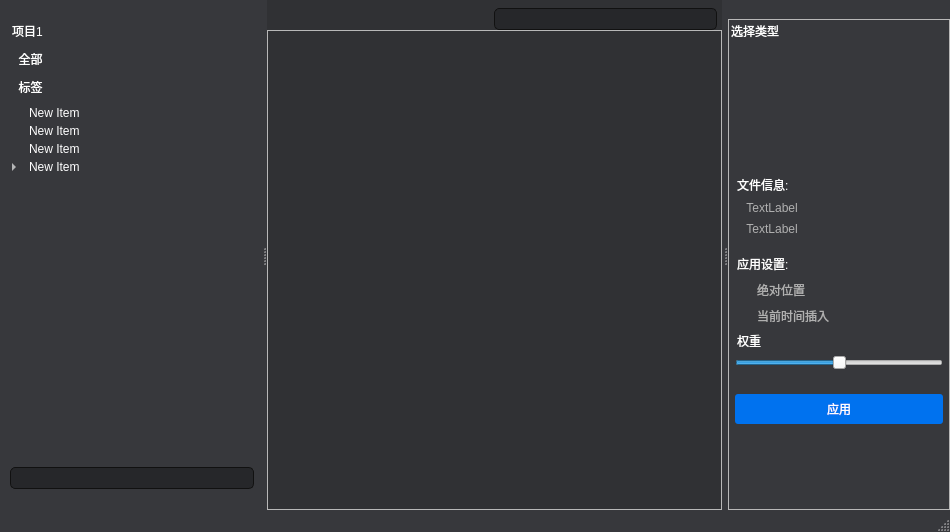
<?xml version="1.0" encoding="UTF-8"?>
<ui version="4.0">
 <class>MainWindow</class>
 <widget class="QMainWindow" name="MainWindow">
  <property name="geometry">
   <rect>
    <x>0</x>
    <y>0</y>
    <width>950</width>
    <height>532</height>
   </rect>
  </property>
  <property name="windowTitle">
   <string>MainWindow</string>
  </property>
  <property name="styleSheet">
   <string notr="true">QMainWindow
{
background-color:rgb(55, 56, 60);

border: 0px solid rgb(17, 17, 17);
}    
</string>
  </property>
  <property name="toolButtonStyle">
   <enum>Qt::ToolButtonIconOnly</enum>
  </property>
  <widget class="QWidget" name="centralwidget">
   <layout class="QVBoxLayout" name="verticalLayout_2">
    <property name="spacing">
     <number>0</number>
    </property>
    <property name="leftMargin">
     <number>0</number>
    </property>
    <property name="topMargin">
     <number>0</number>
    </property>
    <property name="rightMargin">
     <number>0</number>
    </property>
    <property name="bottomMargin">
     <number>0</number>
    </property>
    <item>
     <layout class="QVBoxLayout" name="verticalLayout" stretch="0">
      <property name="spacing">
       <number>0</number>
      </property>
      <item>
       <widget class="QFrame" name="main_frame">
        <property name="styleSheet">
         <string notr="true">QFrame#main_frame{
	background-color:rgba(10,225,225,225);
	border-radius:0px;
}</string>
        </property>
        <property name="frameShape">
         <enum>QFrame::StyledPanel</enum>
        </property>
        <property name="frameShadow">
         <enum>QFrame::Raised</enum>
        </property>
        <layout class="QVBoxLayout" name="verticalLayout_11">
         <property name="spacing">
          <number>0</number>
         </property>
         <property name="leftMargin">
          <number>0</number>
         </property>
         <property name="topMargin">
          <number>0</number>
         </property>
         <property name="rightMargin">
          <number>0</number>
         </property>
         <property name="bottomMargin">
          <number>0</number>
         </property>
         <item>
          <layout class="QHBoxLayout" name="horizontalLayout_3">
           <property name="spacing">
            <number>0</number>
           </property>
           <property name="leftMargin">
            <number>0</number>
           </property>
           <property name="topMargin">
            <number>0</number>
           </property>
           <property name="rightMargin">
            <number>0</number>
           </property>
           <property name="bottomMargin">
            <number>0</number>
           </property>
          </layout>
         </item>
         <item>
          <layout class="QHBoxLayout" name="horizontalLayout_2" stretch="0">
           <property name="spacing">
            <number>0</number>
           </property>
           <item>
            <layout class="QVBoxLayout" name="UI_Library" stretch="0">
             <property name="topMargin">
              <number>0</number>
             </property>
             <item>
              <widget class="QFrame" name="UI_Library_frame">
               <property name="styleSheet">
                <string notr="true">QFrame#UI_Library_frame{
	background-color:rgb(48, 49, 52);
	border-radius:0px;
}</string>
               </property>
               <property name="frameShape">
                <enum>QFrame::StyledPanel</enum>
               </property>
               <property name="frameShadow">
                <enum>QFrame::Raised</enum>
               </property>
               <layout class="QVBoxLayout" name="verticalLayout_6">
                <property name="spacing">
                 <number>0</number>
                </property>
                <property name="leftMargin">
                 <number>0</number>
                </property>
                <property name="topMargin">
                 <number>5</number>
                </property>
                <property name="rightMargin">
                 <number>0</number>
                </property>
                <property name="bottomMargin">
                 <number>0</number>
                </property>
                <item>
                 <layout class="QVBoxLayout" name="verticalLayout_9" stretch="0,1">
                  <property name="spacing">
                   <number>0</number>
                  </property>
                  <property name="topMargin">
                   <number>0</number>
                  </property>
                  <item>
                   <layout class="QHBoxLayout" name="horizontalLayout_4">
                    <property name="spacing">
                     <number>0</number>
                    </property>
                    <property name="leftMargin">
                     <number>3</number>
                    </property>
                    <property name="topMargin">
                     <number>3</number>
                    </property>
                    <property name="rightMargin">
                     <number>5</number>
                    </property>
                    <property name="bottomMargin">
                     <number>0</number>
                    </property>
                    <item>
                     <spacer name="horizontalSpacer_2">
                      <property name="orientation">
                       <enum>Qt::Horizontal</enum>
                      </property>
                      <property name="sizeHint" stdset="0">
                       <size>
                        <width>5</width>
                        <height>5</height>
                       </size>
                      </property>
                     </spacer>
                    </item>
                    <item>
                     <widget class="QLineEdit" name="lineEdit">
                      <property name="autoFillBackground">
                       <bool>false</bool>
                      </property>
                      <property name="styleSheet">
                       <string notr="true">QLineEdit{
background-color: rgb(38, 39, 42);
color:rgb(255, 255, 255);
border-radius: 5px; 
border: 1px solid rgb(17, 17, 17);
padding: 2px;
}
</string>
                      </property>
                      <property name="inputMethodHints">
                       <set>Qt::ImhNone</set>
                      </property>
                      <property name="text">
                       <string/>
                      </property>
                     </widget>
                    </item>
                   </layout>
                  </item>
                  <item>
                   <widget class="QFrame" name="frame_2">
                    <property name="frameShape">
                     <enum>QFrame::StyledPanel</enum>
                    </property>
                    <property name="frameShadow">
                     <enum>QFrame::Raised</enum>
                    </property>
                    <layout class="QVBoxLayout" name="verticalLayout_10" stretch="0">
                     <property name="spacing">
                      <number>0</number>
                     </property>
                     <property name="leftMargin">
                      <number>3</number>
                     </property>
                     <property name="topMargin">
                      <number>3</number>
                     </property>
                     <property name="rightMargin">
                      <number>3</number>
                     </property>
                     <property name="bottomMargin">
                      <number>3</number>
                     </property>
                     <item>
                      <widget class="QScrollArea" name="scrollArea">
                       <property name="styleSheet">
                        <string notr="true">QAbstractScrollArea
{
background-color: transparent;
border: 0px solid rgb(17, 17, 17);
}    

QWidget#scrollAreaWidgetContents{
background-color: transparent; /*or a colour*/
}</string>
                       </property>
                       <property name="widgetResizable">
                        <bool>true</bool>
                       </property>
                       <widget class="QWidget" name="scrollAreaWidgetContents">
                        <property name="geometry">
                         <rect>
                          <x>0</x>
                          <y>0</y>
                          <width>442</width>
                          <height>440</height>
                         </rect>
                        </property>
                        <layout class="QHBoxLayout" name="horizontalLayout_5">
                         <property name="spacing">
                          <number>0</number>
                         </property>
                         <property name="leftMargin">
                          <number>0</number>
                         </property>
                         <property name="topMargin">
                          <number>0</number>
                         </property>
                         <property name="rightMargin">
                          <number>0</number>
                         </property>
                         <property name="bottomMargin">
                          <number>0</number>
                         </property>
                         <item>
                          <layout class="QFormLayout" name="formLayout_2">
                           <property name="horizontalSpacing">
                            <number>6</number>
                           </property>
                           <property name="verticalSpacing">
                            <number>6</number>
                           </property>
                           <item row="1" column="0">
                            <widget class="QFrame" name="frame_4">
                             <property name="frameShape">
                              <enum>QFrame::StyledPanel</enum>
                             </property>
                             <property name="frameShadow">
                              <enum>QFrame::Raised</enum>
                             </property>
                            </widget>
                           </item>
                          </layout>
                         </item>
                        </layout>
                       </widget>
                      </widget>
                     </item>
                    </layout>
                   </widget>
                  </item>
                 </layout>
                </item>
               </layout>
              </widget>
             </item>
            </layout>
           </item>
          </layout>
         </item>
         <item>
          <layout class="QHBoxLayout" name="horizontalLayout">
           <property name="spacing">
            <number>0</number>
           </property>
           <property name="leftMargin">
            <number>0</number>
           </property>
           <property name="topMargin">
            <number>0</number>
           </property>
           <property name="rightMargin">
            <number>0</number>
           </property>
           <property name="bottomMargin">
            <number>0</number>
           </property>
          </layout>
         </item>
        </layout>
       </widget>
      </item>
     </layout>
    </item>
   </layout>
  </widget>
  <widget class="QMenuBar" name="UI_Main">
   <property name="geometry">
    <rect>
     <x>0</x>
     <y>0</y>
     <width>950</width>
     <height>21</height>
    </rect>
   </property>
  </widget>
  <widget class="QStatusBar" name="statusbar"/>
  <widget class="QDockWidget" name="dockWidget_3">
   <property name="styleSheet">
    <string notr="true">QDockWidget
{
background-color: transparent;
border: 0px solid rgb(17, 17, 17);
}    
QWidget#dockWidgetContents_3{
background-color: transparent; /*or a colour*/
}</string>
   </property>
   <property name="features">
    <set>QDockWidget::NoDockWidgetFeatures</set>
   </property>
   <property name="windowTitle">
    <string/>
   </property>
   <attribute name="dockWidgetArea">
    <number>1</number>
   </attribute>
   <widget class="QWidget" name="dockWidgetContents_3">
    <layout class="QVBoxLayout" name="verticalLayout_4">
     <property name="spacing">
      <number>0</number>
     </property>
     <property name="leftMargin">
      <number>0</number>
     </property>
     <property name="topMargin">
      <number>0</number>
     </property>
     <property name="rightMargin">
      <number>0</number>
     </property>
     <property name="bottomMargin">
      <number>0</number>
     </property>
     <item>
      <widget class="QFrame" name="frame">
       <property name="sizePolicy">
        <sizepolicy hsizetype="Preferred" vsizetype="Preferred">
         <horstretch>0</horstretch>
         <verstretch>0</verstretch>
        </sizepolicy>
       </property>
       <property name="styleSheet">
        <string notr="true">QFrame{
background-color: transparent;

}</string>
       </property>
       <property name="frameShape">
        <enum>QFrame::StyledPanel</enum>
       </property>
       <property name="frameShadow">
        <enum>QFrame::Raised</enum>
       </property>
       <layout class="QVBoxLayout" name="verticalLayout_7" stretch="0,0,1,0,0">
        <property name="spacing">
         <number>6</number>
        </property>
        <property name="leftMargin">
         <number>0</number>
        </property>
        <property name="topMargin">
         <number>0</number>
        </property>
        <property name="rightMargin">
         <number>0</number>
        </property>
        <property name="bottomMargin">
         <number>0</number>
        </property>
        <item>
         <layout class="QHBoxLayout" name="horizontalLayout_8">
          <property name="leftMargin">
           <number>9</number>
          </property>
          <item>
           <widget class="QPushButton" name="pushButton_3">
            <property name="styleSheet">
             <string notr="true">QPushButton {
    background-color:transparent;
	color: rgb(255, 255, 255);
    border-style: outset;
    border-width: 0px;
    border-radius: 3px;
    border-color: beige;

    padding: 2px;
	text-align:left
}
QPushButton:hover {
    background-color: rgb(150, 150, 150);
}
QPushButton:pressed {
    background-color:  rgb(210, 210, 210);
    border-style: inset;
}</string>
            </property>
            <property name="text">
             <string>项目1</string>
            </property>
            <property name="icon">
             <iconset resource="img.qrc">
              <normaloff>:/icons/icons/folder-3-line.png</normaloff>:/icons/icons/folder-3-line.png</iconset>
            </property>
            <property name="iconSize">
             <size>
              <width>24</width>
              <height>24</height>
             </size>
            </property>
           </widget>
          </item>
          <item>
           <spacer name="horizontalSpacer">
            <property name="orientation">
             <enum>Qt::Horizontal</enum>
            </property>
            <property name="sizeHint" stdset="0">
             <size>
              <width>40</width>
              <height>20</height>
             </size>
            </property>
           </spacer>
          </item>
         </layout>
        </item>
        <item>
         <layout class="QVBoxLayout" name="verticalLayout_13">
          <property name="leftMargin">
           <number>9</number>
          </property>
          <item>
           <widget class="QPushButton" name="pushButton_17">
            <property name="styleSheet">
             <string notr="true">QPushButton {
    background-color:transparent;
	color: rgb(255, 255, 255);
    border-style: outset;
    border-width: 0px;
    border-radius: 3px;
    border-color: beige;
    padding: 2px;
	text-align:left
}
QPushButton:hover {
    background-color: rgb(150, 150, 150);
}
QPushButton:pressed {
    background-color:  rgb(210, 210, 210);
    border-style: inset;
}</string>
            </property>
            <property name="text">
             <string>  全部</string>
            </property>
           </widget>
          </item>
          <item>
           <widget class="QPushButton" name="pushButton_18">
            <property name="styleSheet">
             <string notr="true">QPushButton {
    background-color:transparent;
	color: rgb(255, 255, 255);
    border-style: outset;
    border-width: 0px;
    border-radius: 3px;
    border-color: beige;
    padding: 2px;
	text-align:left
}
QPushButton:hover {
    background-color: rgb(150, 150, 150);
}
QPushButton:pressed {
    background-color:  rgb(210, 210, 210);
    border-style: inset;
}</string>
            </property>
            <property name="text">
             <string>  标签</string>
            </property>
           </widget>
          </item>
         </layout>
        </item>
        <item>
         <layout class="QVBoxLayout" name="verticalLayout_8">
          <property name="leftMargin">
           <number>3</number>
          </property>
          <item>
           <widget class="QTreeWidget" name="treeWidget">
            <property name="sizePolicy">
             <sizepolicy hsizetype="Expanding" vsizetype="Expanding">
              <horstretch>0</horstretch>
              <verstretch>0</verstretch>
             </sizepolicy>
            </property>
            <property name="styleSheet">
             <string notr="true">QTreeWidget
{
background-color: transparent;
color:rgb(255, 255, 255);
border: 0px solid rgb(17, 17, 17);
}    
QTreeWidget::item {
    background-color:transparent;
	color: rgb(255, 255, 255);
    border-style: outset;
    border-width: 0px;
    border-radius: 3px;
    border-color: beige;
    padding: 2px;
	text-align:left
}
QTreeWidget::item:hover {
    background-color: rgb(150, 150, 150);
}
QTreeWidget::item:pressed {
    background-color:  rgb(210, 210, 210);
    border-style: inset;
}

</string>
            </property>
            <property name="headerHidden">
             <bool>true</bool>
            </property>
            <column>
             <property name="text">
              <string>New Column</string>
             </property>
            </column>
            <item>
             <property name="text">
              <string>New Item</string>
             </property>
            </item>
            <item>
             <property name="text">
              <string>New Item</string>
             </property>
            </item>
            <item>
             <property name="text">
              <string>New Item</string>
             </property>
            </item>
            <item>
             <property name="text">
              <string>New Item</string>
             </property>
             <item>
              <property name="text">
               <string>New Subitem</string>
              </property>
             </item>
             <item>
              <property name="text">
               <string>New Item</string>
              </property>
             </item>
             <item>
              <property name="text">
               <string>New Item</string>
              </property>
             </item>
             <item>
              <property name="text">
               <string>New Item</string>
              </property>
              <item>
               <property name="text">
                <string>New Subitem</string>
               </property>
              </item>
              <item>
               <property name="text">
                <string>New Item</string>
               </property>
              </item>
              <item>
               <property name="text">
                <string>New Item</string>
               </property>
              </item>
             </item>
            </item>
           </widget>
          </item>
         </layout>
        </item>
        <item>
         <layout class="QHBoxLayout" name="horizontalLayout_7">
          <property name="spacing">
           <number>3</number>
          </property>
          <property name="leftMargin">
           <number>9</number>
          </property>
          <property name="topMargin">
           <number>0</number>
          </property>
          <property name="rightMargin">
           <number>6</number>
          </property>
          <property name="bottomMargin">
           <number>0</number>
          </property>
          <item>
           <widget class="QLineEdit" name="lineEdit_2">
            <property name="styleSheet">
             <string notr="true">QLineEdit{
background-color: rgb(38, 39, 42);
color:rgb(255, 255, 255);
border-radius: 5px; 
border: 1px solid rgb(17, 17, 17);
padding: 2px;
}
</string>
            </property>
            <property name="text">
             <string/>
            </property>
           </widget>
          </item>
         </layout>
        </item>
        <item>
         <spacer name="horizontalSpacer_4">
          <property name="orientation">
           <enum>Qt::Horizontal</enum>
          </property>
          <property name="sizeHint" stdset="0">
           <size>
            <width>122</width>
            <height>20</height>
           </size>
          </property>
         </spacer>
        </item>
       </layout>
      </widget>
     </item>
    </layout>
   </widget>
  </widget>
  <widget class="QDockWidget" name="dockWidget_4">
   <property name="styleSheet">
    <string notr="true">QDockWidget
{
background-color: transparent;
border: 0px solid rgb(17, 17, 17);
}    
QWidget#dockWidgetContents_4{
background-color: transparent; /*or a colour*/
}</string>
   </property>
   <property name="features">
    <set>QDockWidget::NoDockWidgetFeatures</set>
   </property>
   <attribute name="dockWidgetArea">
    <number>2</number>
   </attribute>
   <widget class="QWidget" name="dockWidgetContents_4">
    <layout class="QVBoxLayout" name="verticalLayout_3">
     <property name="spacing">
      <number>0</number>
     </property>
     <property name="leftMargin">
      <number>0</number>
     </property>
     <property name="topMargin">
      <number>0</number>
     </property>
     <property name="rightMargin">
      <number>0</number>
     </property>
     <property name="bottomMargin">
      <number>0</number>
     </property>
     <item>
      <widget class="QFrame" name="frame_3">
       <property name="sizePolicy">
        <sizepolicy hsizetype="Expanding" vsizetype="Expanding">
         <horstretch>0</horstretch>
         <verstretch>0</verstretch>
        </sizepolicy>
       </property>
       <property name="frameShape">
        <enum>QFrame::StyledPanel</enum>
       </property>
       <property name="frameShadow">
        <enum>QFrame::Raised</enum>
       </property>
       <layout class="QVBoxLayout" name="verticalLayout_12">
        <property name="spacing">
         <number>3</number>
        </property>
        <property name="leftMargin">
         <number>0</number>
        </property>
        <property name="topMargin">
         <number>0</number>
        </property>
        <property name="rightMargin">
         <number>0</number>
        </property>
        <property name="bottomMargin">
         <number>0</number>
        </property>
        <item>
         <layout class="QVBoxLayout" name="verticalLayout_5">
          <item>
           <widget class="QPushButton" name="pushButton">
            <property name="enabled">
             <bool>false</bool>
            </property>
            <property name="styleSheet">
             <string notr="true">QPushButton {
    background-color:transparent;
	color: rgb(255, 255, 255);
    border-style: outset;
    border-width: 0px;
    border-radius: 3px;
    border-color: beige;
    padding: 2px;
	text-align:left
}
QPushButton:hover {
    background-color: rgb(150, 150, 150);
}
QPushButton:pressed {
    background-color:  rgb(210, 210, 210);
    border-style: inset;
}

</string>
            </property>
            <property name="text">
             <string>选择类型</string>
            </property>
           </widget>
          </item>
         </layout>
        </item>
        <item>
         <layout class="QVBoxLayout" name="verticalLayout_17">
          <property name="topMargin">
           <number>10</number>
          </property>
          <property name="rightMargin">
           <number>6</number>
          </property>
          <property name="bottomMargin">
           <number>10</number>
          </property>
          <item>
           <widget class="QPushButton" name="pushButton_15">
            <property name="minimumSize">
             <size>
              <width>100</width>
              <height>100</height>
             </size>
            </property>
            <property name="styleSheet">
             <string notr="true">QPushButton {
    background-color:argb(10, 10, 10,40);
	color: rgb(255, 255, 255);
    border-style: outset;
    border-width: 0px;
    border-radius: 3px;
    border-color: beige;
    padding: 2px;

}
QPushButton:hover {
    background-color:argb(10, 10, 10,80);
}
QPushButton:pressed {
    background-color:  argb(10, 10, 10,150);
    border-style: inset;
}
</string>
            </property>
            <property name="text">
             <string/>
            </property>
            <property name="icon">
             <iconset resource="img.qrc">
              <normaloff>:/icons/icons/file-3-line.png</normaloff>:/icons/icons/file-3-line.png</iconset>
            </property>
            <property name="iconSize">
             <size>
              <width>150</width>
              <height>150</height>
             </size>
            </property>
           </widget>
          </item>
         </layout>
        </item>
        <item>
         <layout class="QVBoxLayout" name="verticalLayout_16">
          <property name="leftMargin">
           <number>6</number>
          </property>
          <property name="topMargin">
           <number>6</number>
          </property>
          <property name="rightMargin">
           <number>6</number>
          </property>
          <property name="bottomMargin">
           <number>6</number>
          </property>
          <item>
           <widget class="QPushButton" name="pushButton_19">
            <property name="enabled">
             <bool>false</bool>
            </property>
            <property name="styleSheet">
             <string notr="true">QPushButton {
    background-color:transparent;
	color: rgb(255, 255, 255);
    border-style: outset;
    border-width: 0px;
    border-radius: 3px;
    border-color: beige;
    padding: 2px;
	text-align:left
}
QPushButton:hover {
    background-color: rgb(150, 150, 150);
}
QPushButton:pressed {
    background-color:  rgb(210, 210, 210);
    border-style: inset;
}</string>
            </property>
            <property name="text">
             <string>文件信息:</string>
            </property>
           </widget>
          </item>
          <item>
           <widget class="QLabel" name="label">
            <property name="styleSheet">
             <string notr="true">QLabel{
    background-color:transparent;
	color:rgb(176, 176, 176);
    border-style: outset;
    border-width: 0px;
    border-radius: 3px;
    border-color: beige;
    padding: 2px;
	text-align:left
}
</string>
            </property>
            <property name="text">
             <string>  TextLabel</string>
            </property>
           </widget>
          </item>
          <item>
           <widget class="QLabel" name="label_2">
            <property name="styleSheet">
             <string notr="true">QLabel{
    background-color:transparent;
	color:rgb(176, 176, 176);
    border-style: outset;
    border-width: 0px;
    border-radius: 3px;
    border-color: beige;
    padding: 2px;
	text-align:left
}
</string>
            </property>
            <property name="text">
             <string>  TextLabel</string>
            </property>
           </widget>
          </item>
         </layout>
        </item>
        <item>
         <layout class="QVBoxLayout" name="verticalLayout_15">
          <property name="leftMargin">
           <number>6</number>
          </property>
          <property name="topMargin">
           <number>6</number>
          </property>
          <property name="rightMargin">
           <number>6</number>
          </property>
          <property name="bottomMargin">
           <number>6</number>
          </property>
          <item>
           <widget class="QPushButton" name="pushButton_20">
            <property name="enabled">
             <bool>false</bool>
            </property>
            <property name="styleSheet">
             <string notr="true">QPushButton {
    background-color:transparent;
	color: rgb(255, 255, 255);
    border-style: outset;
    border-width: 0px;
    border-radius: 3px;
    border-color: beige;
    padding: 2px;
	text-align:left
}
QPushButton:hover {
    background-color: rgb(150, 150, 150);
}
QPushButton:pressed {
    background-color:  rgb(210, 210, 210);
    border-style: inset;
}</string>
            </property>
            <property name="text">
             <string>应用设置:</string>
            </property>
           </widget>
          </item>
          <item>
           <widget class="QCheckBox" name="checkBox">
            <property name="styleSheet">
             <string notr="true">QCheckBox{
    background-color:transparent;
	color:rgb(176, 176, 176);
    border-style: outset;
    border-width: 0px;
    border-radius: 3px;
    border-color: beige;
    padding: 2px;
	text-align:left
}
</string>
            </property>
            <property name="text">
             <string>绝对位置</string>
            </property>
           </widget>
          </item>
          <item>
           <widget class="QCheckBox" name="checkBox_2">
            <property name="styleSheet">
             <string notr="true">QCheckBox{
    background-color:transparent;
	color:rgb(176, 176, 176);
    border-style: outset;
    border-width: 0px;
    border-radius: 3px;
    border-color: beige;
    padding: 2px;
	text-align:left
}
</string>
            </property>
            <property name="text">
             <string>当前时间插入</string>
            </property>
           </widget>
          </item>
          <item>
           <widget class="QPushButton" name="pushButton_12">
            <property name="styleSheet">
             <string notr="true">QPushButton {
    background-color:transparent;
	color: rgb(255, 255, 255);
    border-style: outset;
    border-width: 0px;
    border-radius: 3px;
    border-color: beige;
    padding: 2px;
	text-align:left
}
QPushButton:hover {
    background-color: rgb(150, 150, 150);
}
QPushButton:pressed {
    background-color:  rgb(210, 210, 210);
    border-style: inset;
}</string>
            </property>
            <property name="text">
             <string>权重</string>
            </property>
           </widget>
          </item>
          <item>
           <widget class="QSlider" name="horizontalSlider">
            <property name="minimum">
             <number>-100</number>
            </property>
            <property name="maximum">
             <number>100</number>
            </property>
            <property name="orientation">
             <enum>Qt::Horizontal</enum>
            </property>
           </widget>
          </item>
         </layout>
        </item>
        <item>
         <layout class="QHBoxLayout" name="horizontalLayout_6">
          <property name="leftMargin">
           <number>6</number>
          </property>
          <property name="topMargin">
           <number>15</number>
          </property>
          <property name="rightMargin">
           <number>6</number>
          </property>
          <property name="bottomMargin">
           <number>6</number>
          </property>
          <item>
           <widget class="QPushButton" name="pushButton_11">
            <property name="minimumSize">
             <size>
              <width>30</width>
              <height>30</height>
             </size>
            </property>
            <property name="styleSheet">
             <string notr="true">QPushButton {
    background-color:rgb(0, 114, 239);
	color: rgb(255, 255, 255);
    border-style: outset;
    border-width: 0px;
    border-radius: 3px;
    border-color: beige;
    padding: 2px;

}
QPushButton:hover {
    background-color: rgb(50, 164, 239);
}
QPushButton:pressed {
    background-color: rgb(100, 214, 239);
    border-style: inset;
}</string>
            </property>
            <property name="text">
             <string>应用</string>
            </property>
           </widget>
          </item>
         </layout>
        </item>
        <item>
         <spacer name="verticalSpacer">
          <property name="orientation">
           <enum>Qt::Vertical</enum>
          </property>
          <property name="sizeHint" stdset="0">
           <size>
            <width>220</width>
            <height>20</height>
           </size>
          </property>
         </spacer>
        </item>
        <item>
         <spacer name="horizontalSpacer_3">
          <property name="orientation">
           <enum>Qt::Horizontal</enum>
          </property>
          <property name="sizeHint" stdset="0">
           <size>
            <width>220</width>
            <height>20</height>
           </size>
          </property>
         </spacer>
        </item>
       </layout>
      </widget>
     </item>
    </layout>
   </widget>
  </widget>
 </widget>
 <resources>
  <include location="img.qrc"/>
 </resources>
 <connections/>
</ui>
